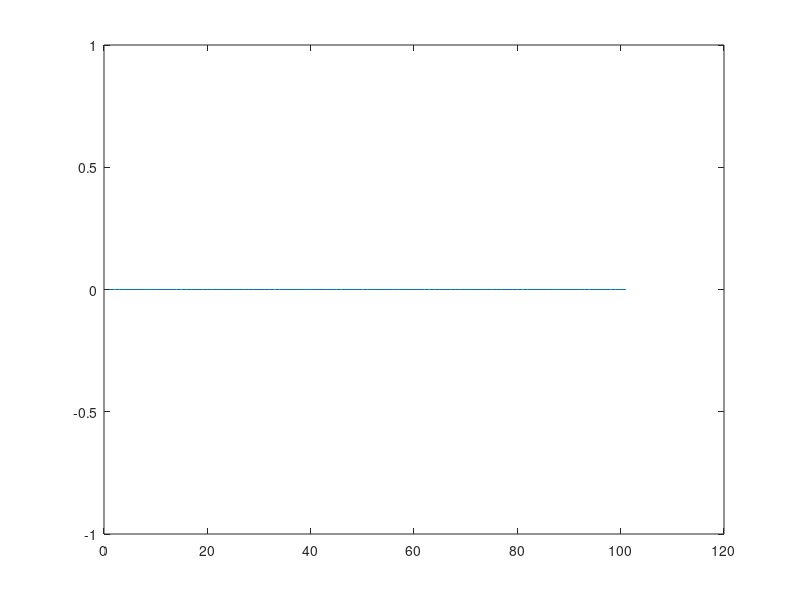
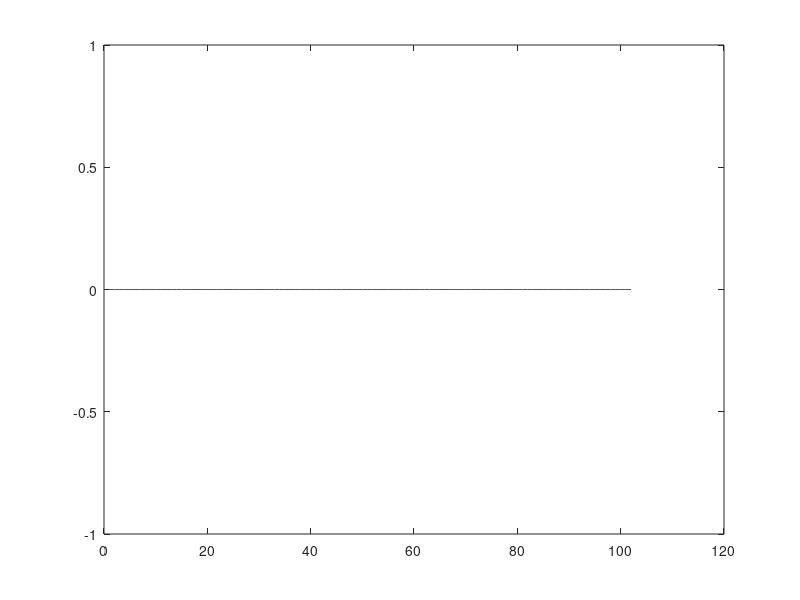
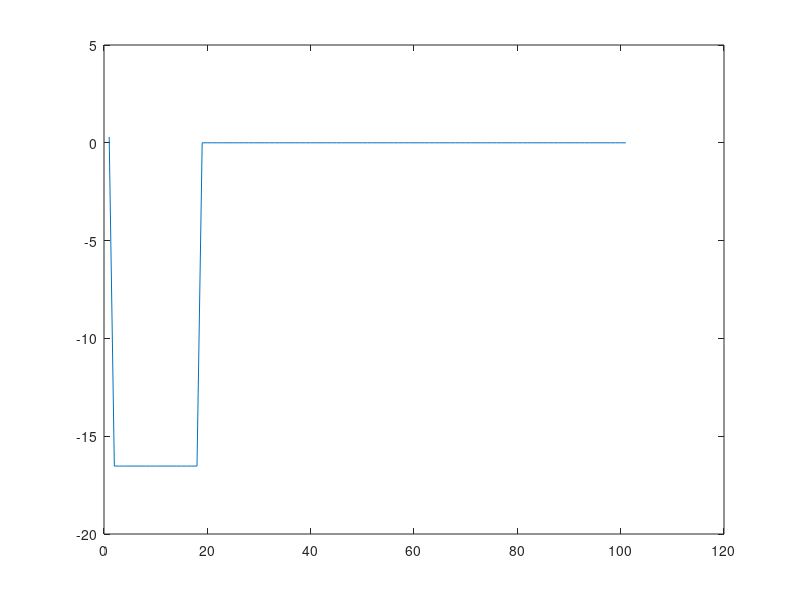
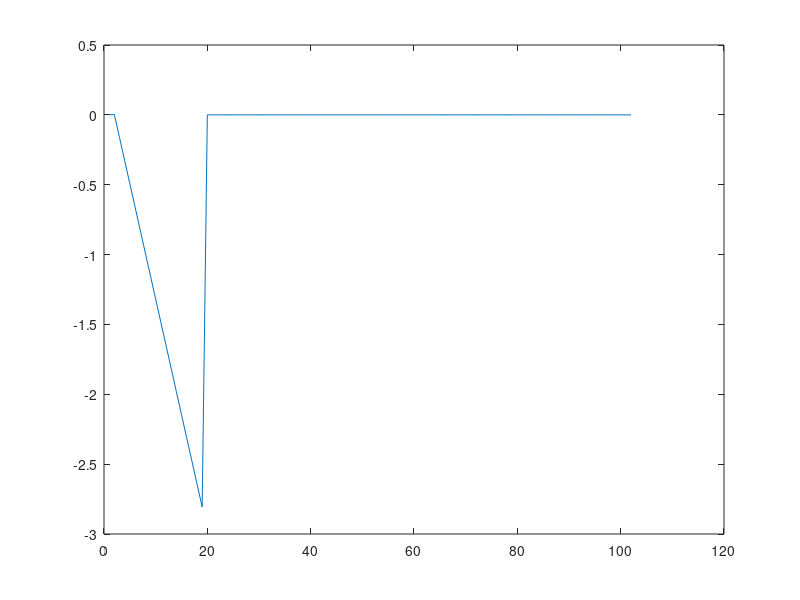

Recreate these plots in MATLAB, in order.

%%Translation x -led

close all

values = 101;
%time = linspace(0, values);
mass = 0.5; %kg
frictionStill = 0.5;
frictionMove = 0.2;
step = 0.01; %step size
velx = zeros(values,1);
posx = zeros(values,1);
accx = zeros(values,1);
force = zeros(values,1);
force(1) = 0.6; %newton
forceAngle = 1;%radian

for index = 1:values
   if ( cos(forceAngle) * force(index) >= frictionStill)
    accx(index) = 1/mass * (cos(forceAngle) * force(index) - frictionMove * velx(index));
    velx(index+1) = velx(index) + step * accx(index);
    posx(index+1) = posx(index) + step * velx(index);
   else
       accx(index) = 0;
       velx(index+1) = 0;
       posx(index+1) = 0;    
   end
    
end

plot(accx);
figure
plot(velx),
figure
plot(posx);

%% Translation y-led

close all

values = 101;
mass = 0.5; %kg
frictionStill = 0.5;
frictionMove = 0.2;
step = 0.01; %step size
vely = zeros(values,1);
posy = zeros(values,1);
posy(1) = 0.2; %start position on y-axis
accy = zeros(values,1);
force = zeros(values,1);
force(1) = 10; %newton
forceAngle = 1;%radian
gravity = 9.82; % m/s^2

for index = 1:values
   if posy(index) > 0
       accy(index) = 1/mass * (sin(forceAngle) * (force(index) - gravity));
       vely(index+1) = vely(index) + step * accy(index);
       posy(index+1) = posy(index) + step * vely(index);
   else
       accy(index) = 0;
       vely(index+1) = 0;
       posy(index+1) = 0;  
   end
    
end

plot(accy);
figure
plot(vely),
figure
plot(posy);

